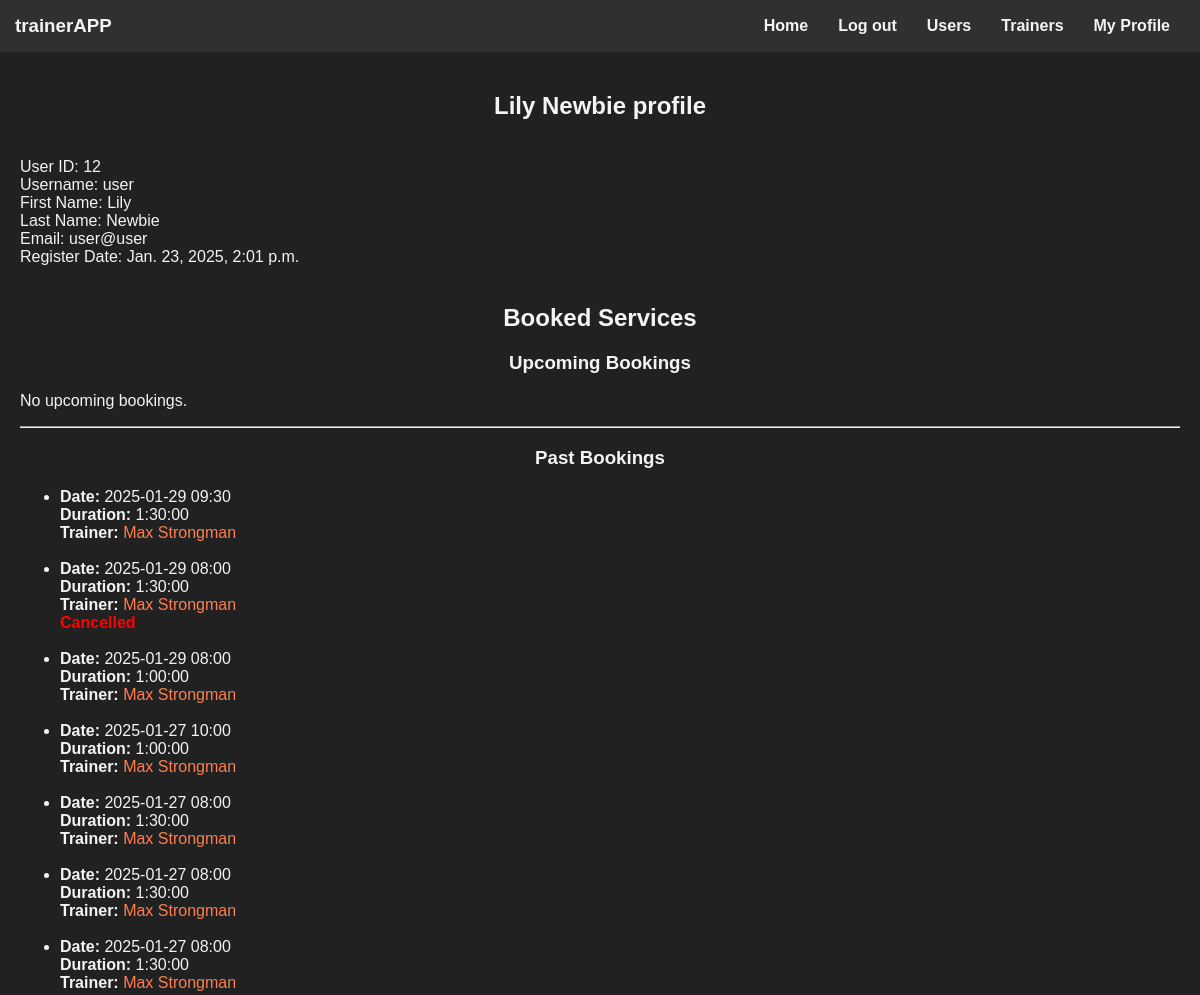
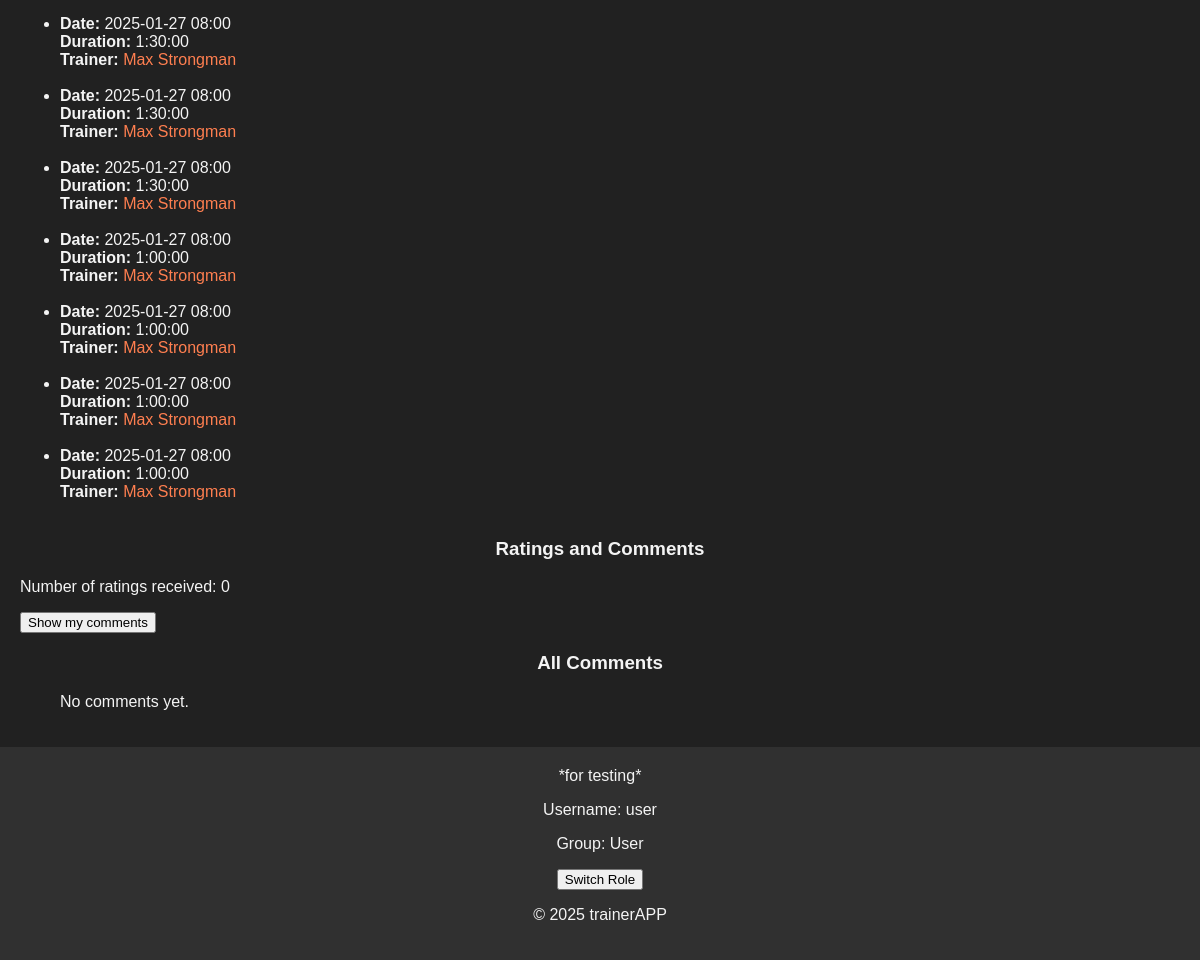
The app's page /users/12/ (signed in), older data (2 pictures, top to bottom).
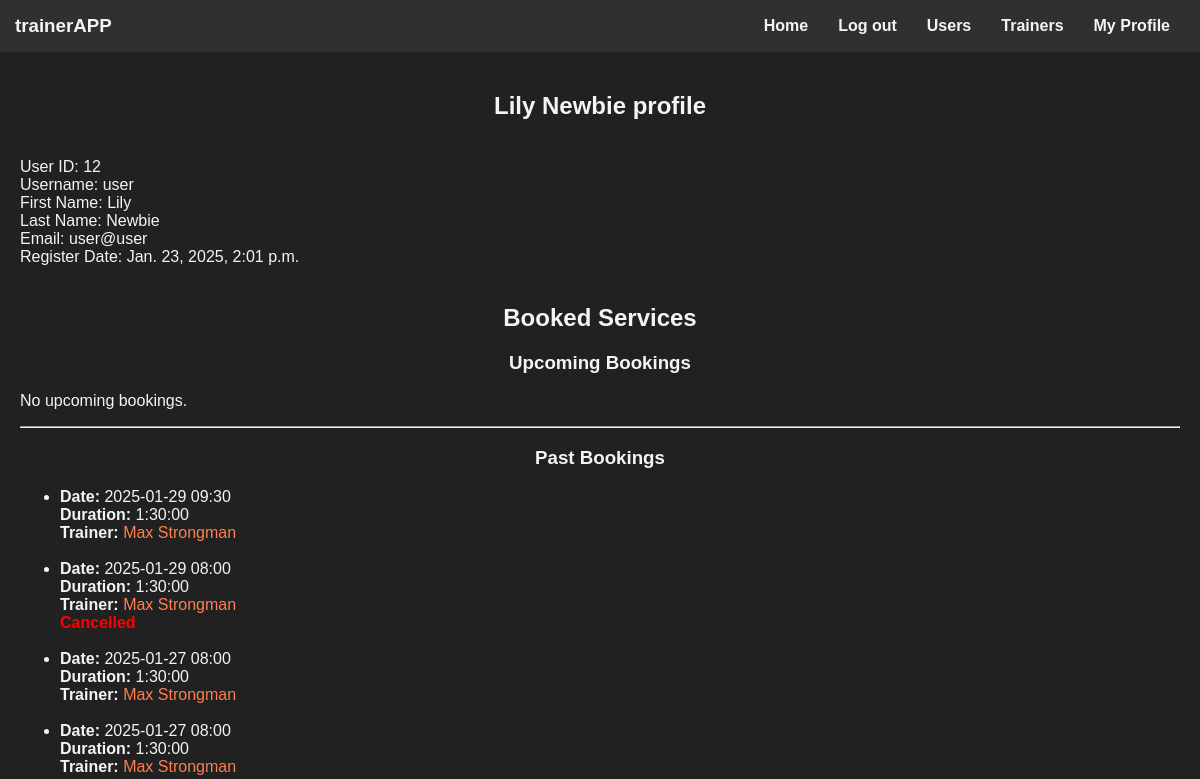
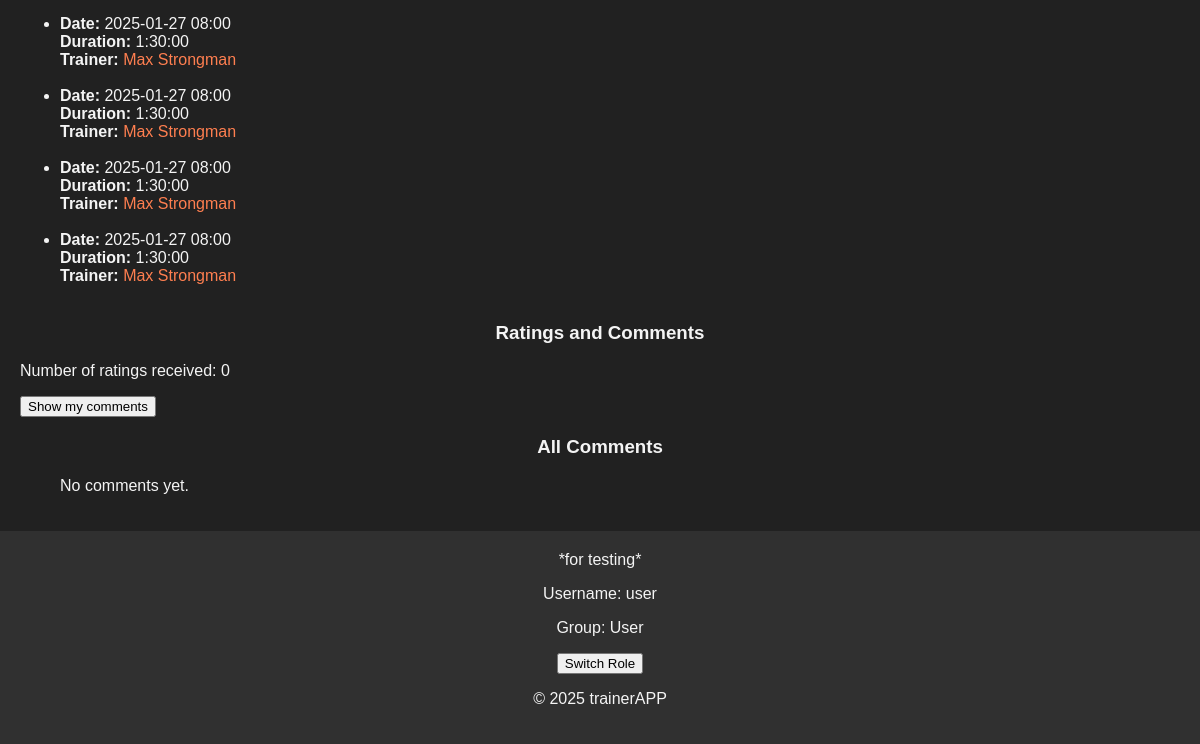
The same page, newer data (2 pictures, top to bottom).
### booking/models.py (models this page shows)
class Booking(models.Model):
    user = models.ForeignKey(User, on_delete=models.CASCADE, related_name='bookings_as_user')
    trainer = models.ForeignKey(User, on_delete=models.CASCADE, related_name='bookings_as_trainer')
    datetime_start = models.DateTimeField()
    datetime_end = models.DateTimeField()
    service = models.ForeignKey(Service, on_delete=models.CASCADE)
    status = models.BooleanField(default=False)

### trainer/models.py (models this page shows)
class Service(models.Model):
    LEVEL_CHOICES = [(1, "Novice"),
                     (2, "Medium"),
                     (3, "Advanced"), ]
    category = models.ForeignKey(Category, on_delete=models.CASCADE)
    trainer = models.ForeignKey(User, on_delete=models.CASCADE)
    price = models.FloatField()
    level = models.IntegerField(choices=LEVEL_CHOICES)
    duration = models.DurationField()

### users/views.py (the view, shortened to what this page needs)
# urls.py: path("<int:user_id>/", views.user_details, name="user_details"),
def user_details(request, user_id):
    if request.method == "GET":
        user = User.objects.get(pk=user_id)
        trainer_description = None
        trainer_services_exists = False
        bookings = None
        if user.groups.filter(name="Trainer").exists():
            bookings = Booking.objects.filter(trainer_id=user_id).select_related("service", "service__category",
                                                                                 "service__trainer")
            trainer_description = TrainerDescription.objects.filter(trainer_id=user.id).first()
            trainer_services_exists = trainer.models.Service.objects.filter(trainer_id=user.id).exists()
        if user.groups.filter(name="User").exists():
            bookings = Booking.objects.filter(user_id=user_id).select_related("service", "service__category",
                                                                              "service__trainer")
        date_now = timezone.now()
        future_bookings = bookings.filter(datetime_start__gte=date_now).order_by("datetime_start")
        past_bookings = bookings.filter(datetime_end__lt=date_now).order_by("-datetime_end")
        has_connection = Booking.objects.filter(user_id=request.user.id, trainer_id=user.id).exists() or \
                         Booking.objects.filter(user_id=user.id, trainer_id=request.user.id).exists()
        show_my_comments = request.GET.get("show_my_comments", "false") == "true"
        if show_my_comments:
            ratings_received = Rating.objects.filter(author=user)
        else:
            ratings_received = Rating.objects.filter(recipient=user)
        existing_rating = Rating.objects.filter(author=request.user, recipient=user).first()
        initial_data = {}
        if existing_rating:
            initial_data = {"rate": existing_rating.rate,
                            "text": existing_rating.text}
        form = RatingAndCommentForm(initial=initial_data)
        return render(request, "user_page.html", {"form": form,
                                                  "user": user,
                                                  "future_bookings": future_bookings,
                                                  "past_bookings": past_bookings,
                                                  "trainer_description": trainer_description,
                                                  "trainer_services_exists": trainer_services_exists,
                                                  "ratings_received": ratings_received,
                                                  "has_connection": has_connection,
                                                  "existing_rating": existing_rating,
                                                  "show_my_comments": show_my_comments})

### templates/user_page.html (shortened to what this page needs)
{% extends "base.html" %}
{% block content %}
    <h2>{{ user.first_name }} {{ user.last_name }} profile</h2>
    {% if user == request.user %}
        <br>User ID: {{ user.id }}
        <br>Username: {{ user.username }}
    {% endif %}
    <br>First Name: {{ user.first_name }}
    <br>Last Name: {{ user.last_name }}
    {% if user == request.user %}
        <br>Email: {{ user.email }}
    {% endif %}
    <br>Register Date: {{ user.date_joined }}
    {% if user == request.user %}
        <br><br><h2>Booked Services</h2>
        <h3>Upcoming Bookings</h3>
        {% if future_bookings %}
            <ul>
                {% for booking in future_bookings %}
                    <li>
                        <strong>Date:</strong> {{ booking.datetime_start|date:"Y-m-d H:i" }}<br>
                        <strong>Duration:</strong> {{ booking.service.duration }}<br>
                        {% if trainer_services_exists %}
                            <strong>Client:</strong>
                            <a href="{% url 'users:user_details' user_id=booking.user.id %}">
                                {{ booking.user.first_name }} {{ booking.user.last_name }}
                            </a>
                        {% else %}
                            <strong>Trainer:</strong>
                            <a href="{% url 'trainer:trainer_detail' trainer_id=booking.service.trainer_id %}">
                                {{ booking.service.trainer.first_name }} {{ booking.service.trainer.last_name }}
                            </a>
                        {% endif %}
                        {% if booking.status == False %}
                            <br><span style="color: red; font-weight: bold;">Cancelled</span>
                        {% else %}
                            <form method="POST" action="">
                                {% csrf_token %}
                                <input type="hidden" name="booking_id" value="{{ booking.id }}">
                                <button type="submit" class="btn btn-danger">Cancel Booking</button>
                            </form>
                        {% endif %}
                    </li>
                    <br>
                {% endfor %}
            </ul>
        {% else %}
            <p>No upcoming bookings.</p>
        {% endif %}
        <hr>
        <h3>Past Bookings</h3>
        {% if past_bookings %}
            <ul>
                {% for booking in past_bookings %}
                    <li>
                        <strong>Date:</strong> {{ booking.datetime_start|date:"Y-m-d H:i" }}<br>
                        <strong>Duration:</strong> {{ booking.service.duration }}<br>
                        {% if trainer_services_exists %}
                            <strong>Client:</strong>
                            <a href="{% url 'users:user_details' user_id=booking.user.id %}">
                                {{ booking.user.first_name }} {{ booking.user.last_name }}
                            </a>
                        {% else %}
                            <strong>Trainer:</strong>
                            <a href="{% url 'trainer:trainer_detail' trainer_id=booking.service.trainer_id %}">
                                {{ booking.service.trainer.first_name }} {{ booking.service.trainer.last_name }}
                            </a>
                        {% endif %}
                        {% if booking.status == False %}
                            <br><span style="color: red; font-weight: bold;">Cancelled</span>
                        {% endif %}
                    </li>
                    <br>
                {% endfor %}
            </ul>
        {% else %}
            <p>No past bookings.</p>
        {% endif %}
    {% endif %}
    {% include 'comments.html' %}
{% endblock %}

### templates/base.html (shortened to what this page needs)
<!DOCTYPE html>
<html lang="en">
<head>
    {% load static %}
    <link rel="stylesheet" type="text/css" href="{% static 'css/styles.css' %}">
</head>
<body>
    <header>
        <h3>trainerAPP</h3>
        <nav>
            <ul>
                <li><a href="/">Home</a></li>
                {% if request.user.is_authenticated %}
                    <li><a href="/logout/">Log out</a></li>
                    <li><a href="/users/">Users</a></li>
                    <li><a href="/trainer/">Trainers</a></li>
                    <li><a href="/users/{{ request.user.id }}">My Profile</a></li>
                {% else %}
                    <li><a href="/register/">Registration</a></li>
                    <li><a href="/login/">Log in</a></li>
                {% endif %}
            </ul>
        </nav>
    </header>
    <main>
        {% block content %}
        {% endblock %}
    </main>
    <footer>
        *for testing*
        <p>Username: {{ request.user.username }}</p>
        {% if request.user.groups.first %}
            <p>Group: {{ request.user.groups.first.name }}</p>
            <form action="{% url 'hot_change_group' %}" method="POST">
                <button type="submit">Switch Role</button>
            </form>
        {% else %}
            No group assigned
        {% endif %}
        <p>&copy; 2025 trainerAPP</p>
    </footer>
</body>
</html>

### templates/comments.html (shortened to what this page needs)
{% if user == request.user %}
    <h3>Ratings and Comments</h3>
    <p>Number of ratings received: {{ ratings_received.count }}</p>
    <form method="GET" action="">
        {% if not show_my_comments %}
            <button type="submit" class="btn btn-primary">Show my comments</button>
        {% else %}
            <button type="submit" class="btn btn-primary">Show received comments</button>
        {% endif %}
    </form>
{% endif %}
<h3>All Comments</h3>
<ul>
    {% for rating in ratings_received %}
        <li>
            <strong>Rating: {{ rating.rate }} / 5</strong><br>
            <strong>Comment:</strong> {{ rating.text|default:"No comment" }}<br>
            <strong>From:</strong> <a href="{% url 'users:user_details' user_id=rating.author.id %}">
                {{ rating.author.first_name }} {{ rating.author.last_name }}
            </a><br>
        </li>
    {% empty %}
        <p>No comments yet.</p>
    {% endfor %}
</ul>

### static/css/styles.css (style rules this page uses)
:root { --background-color: #212121; --text-color: #f4f4f4; --header-background: #303030; --link-color: #ff7f50; --highlight-color: #4caf50; --footer-background: #303030; --form-background: #2c2c2c; }
body { display: flex; flex-direction: column; min-height: 100vh; margin: 0; background-color: var(--background-color); color: var(--text-color); font-family: Arial, sans-serif; }
a { color: var(--link-color); text-decoration: none; }
h3, h2, h1 { color: var(--text-color); text-align: center; }
main { flex-grow: 1; margin: 20px; }

### static/css/header.css (style rules this page uses)
header { background-color: var(--header-background); color: var(--text-color); padding: 15px; display: flex; justify-content: space-between; align-items: center; }
header h3 { margin: 0; }
nav ul { list-style-type: none; margin: 0; padding: 0; display: flex; justify-content: center; }
nav li { margin: 0 15px; }
nav a { color: var(--text-color); font-weight: bold; font-size: 16px; }

### static/css/footer.css (style rules this page uses)
footer { background-color: var(--footer-background); color: var(--text-color); text-align: center; padding: 20px; position: relative; }

Row changes from the older to the newer data that the page shows:
removed Booking: datetime_start "2025-01-29 08:00", service.duration "1:00:00", service.trainer.first_name "Max", service.trainer.last_name "Strongman"
removed Booking: datetime_start "2025-01-27 10:00", service.duration "1:00:00", service.trainer.first_name "Max", service.trainer.last_name "Strongman"
removed Booking: datetime_start "2025-01-27 08:00", service.duration "1:00:00", service.trainer.first_name "Max", service.trainer.last_name "Strongman"
removed Booking: datetime_start "2025-01-27 08:00", service.duration "1:00:00", service.trainer.first_name "Max", service.trainer.last_name "Strongman"
removed Booking: datetime_start "2025-01-27 08:00", service.duration "1:00:00", service.trainer.first_name "Max", service.trainer.last_name "Strongman"
removed Booking: datetime_start "2025-01-27 08:00", service.duration "1:00:00", service.trainer.first_name "Max", service.trainer.last_name "Strongman"
